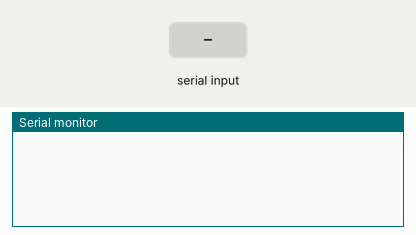
Recording of a sketch running on a simulated Arduino Uno, built with avr-gcc and run on an emulated ATmega328P. Parts: the last lines printed to the serial monitor. The inputs (shaded band) are chosen by the test bench.

Above: at 1.2 s.
1.3 s: "1" received over the second serial link
At 3.2 s:
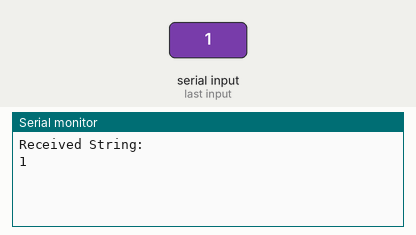
3.8 s: "0" received over the second serial link
At 5.2 s:
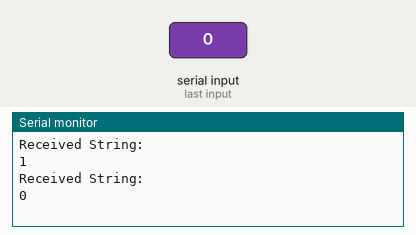
5.3 s: "2" received over the second serial link
At 7.4 s:
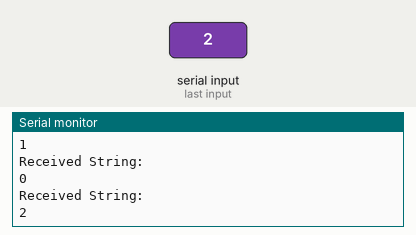

Measured:
- after the input at 1.3 s, the serial monitor: prints a new line after 1.0 s (image 1)
- after the input at 3.8 s, the serial monitor: prints a new line after 1.0 s (image 2)
- after the input at 5.3 s, the serial monitor: prints a new line after 1.0 s (image 3)

The sketch:

ArduinoSerialMonitor.ino
```cpp
#include <SoftwareSerial.h>
SoftwareSerial mySerial(2, 3); // RX, TX

void setup()
{
 Serial.begin(115200);
 mySerial.begin(115200);
 }
void loop(){

 String IncomingString="";
 boolean StringReady = false;

 while (mySerial.available()){
   IncomingString=mySerial.readString();
   StringReady= true;
  }

  if (StringReady){
    Serial.println("Received String: \n" + IncomingString);

  }
 }
```
